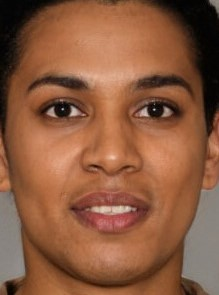
#> input picture Landmark Detection/face.jpg, 219 x 295 px, given in place of the camera
$ jupyter execute 'MouthCornersLocalization .ipynb'   (older library calls are emulated)
#> lines starting #> are read from the running program, lines starting #| are printed output that depends on the picture; after the words box and inside, x2 and y2 are one past the last pixel; in counts of white or black regions, pixels touching at a corner belong together
[cell 1]
import numpy as np
import sys, os
import matplotlib.image as mpimg
import matplotlib.pyplot as plt
from skimage.color import rgb2gray
from skimage import measure
import cv2
from skimage import morphology
from skimage.morphology import disk, square, dilation, erosion
from skimage import data
from skimage.feature import Cascade
from EyeCenterLocator import EyeCenterLocator
from FaceAligner import FaceAligner
import imutils
from scipy import signal
from skimage import filters
from skimage import feature
import skimage.io as io
from scipy import fftpack
from scipy.signal import convolve2d
from skimage.util import random_noise
from skimage.exposure import rescale_intensity
from PIL import Image
import requests

[cell 2]
def skinDetection(sourceImage):
    min_YCrCb = np.array([0,133,77],np.uint8)
    max_YCrCb = np.array([255,173,127],np.uint8)

    # Convert image to YCrCb
    imageYCrCb = cv2.cvtColor(sourceImage,cv2.COLOR_RGB2YCR_CB)

    # Find region with skin tone in YCrCb image
    skinRegion = cv2.inRange(imageYCrCb,min_YCrCb,max_YCrCb)

    # Do contour detection on skin region
    contours, hierarchy = cv2.findContours(skinRegion, cv2.RETR_EXTERNAL, cv2.CHAIN_APPROX_SIMPLE)

    # Draw the contour on the source image
    max_contour_area = -1
    max_contour_index = -1
    for i, c in enumerate(contours):
        area = cv2.contourArea(c)
        if area > max_contour_area:
            max_contour_index = i
            max_contour_area = area
    sourceImage = np.zeros(sourceImage.shape).astype(sourceImage.dtype)
    if max_contour_index > -1:
        cv2.drawContours(sourceImage, contours, max_contour_index, (255, 255, 255), -1)
    sourceImage = cv2.cvtColor(sourceImage,cv2.COLOR_RGB2GRAY)
    return sourceImage

[cell 3]
def GetMouthMap(image_RGB):
    # transform the image to the YCbCr space
    image_YCrCb = cv2.cvtColor(image_RGB, cv2.COLOR_RGB2YCR_CB)

    # extracting YCbCr space components
    Y = image_YCrCb[:,:,0]
    Cr = np.asarray(image_YCrCb[:,:,1], np.int16)
    Cb = np.asarray(image_YCrCb[:,:,2], np.int16)

    skin = skinDetection(image_RGB)

    # calculating the MouthMap
    n = np.count_nonzero(skin==255)

    eta = 0

    try:
        v_1 = np.power(Cr[skin==255],2)
        v_1 =  v_1/(np.amax(v_1)/255.0)

        v_2 = np.divide(Cr[skin==255],Cb[skin==255])
        v_2 =  v_2/(np.amax(v_2)/255.0)

        eta = 0.95 * np.sum(v_1)/np.sum(v_2)
    except ValueError:  #raised if `v_1` is empty or `v_2`
        pass

    val_1 = np.power(Cr,2)
    val_1 = val_1/(np.amax(val_1)/255.0)

    val_2 = Cr/Cb
    val_2 = val_2/(np.amax(val_2)/255.0)

    MouthMap = val_1 * np.power(val_1 - eta * val_2, 2)
    MouthMap = MouthMap/(np.amax(MouthMap)/255.0)

    mask = disk(10)
    MouthMap = dilation(MouthMap, selem=mask)

    MouthMap = cv2.bitwise_and(MouthMap,  MouthMap,mask =skin)

    MouthMap = np.asarray(MouthMap, dtype='uint8')

    ret2,MouthMap = cv2.threshold(MouthMap,0,1,cv2.THRESH_BINARY+cv2.THRESH_OTSU)
    return MouthMap

[cell 4]
def MouthMapROI(image_RGB):
    mouth_ROI = face[2*face.shape[0]//3:face.shape[0],face.shape[1]//3:2*face.shape[1]//3]
    start_x = w//3
    start_y = 2*h//3
    mouth = GetMouthMap(mouth_ROI)
    contours, hierarchy = cv2.findContours(mouth, cv2.RETR_TREE, cv2.CHAIN_APPROX_SIMPLE)
    l = len(contours)
    #for contour in contours:
    x_c = 0
    y_c = 0
    w_c = 0
    h_c = 0
    if len(contours) > 0:
        x_c,y_c,w_c,h_c = cv2.boundingRect(contours[-1])
        x_c += (start_x)
        y_c += (start_y)
    return x_c,y_c,w_c,h_c

[cell 5]
haar_file = 'haarcascade_frontalface_default.xml'
webcam = cv2.VideoCapture(0)
face_cascade = cv2.CascadeClassifier(haar_file)
while True:
    (_, im) = webcam.read()
#> im is the input picture: shape (295, 219, 3); mean B, G, R 63.3, 90.4, 139.4
    gray = cv2.cvtColor(im, cv2.COLOR_BGR2GRAY)
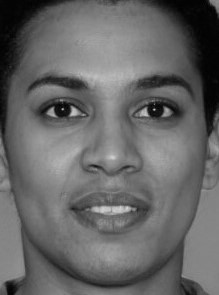
#> gray: shape (295, 219); min 0, max 210, mean 102
    faces = face_cascade.detectMultiScale(gray, 1.3, 4)
#> faces = [[17, 37, 192, 192]]
    l = 0
    for (x, y, w, h) in faces:
        face = cv2.cvtColor(im[y :y + h , x :x + w ], cv2.COLOR_BGR2RGB)
        cv2.rectangle(im, (x, y), (x + w, y + h), (255, 0, 0), 2)
        x_c,y_c,w_c,h_c  = MouthMapROI(face)
        x_c += (x)
        y_c += (y)

        im = cv2.circle(im, (x_c, y_c + h_c//2), 2, (255,0,255), -1)
        im = cv2.circle(im, (x_c + w_c, y_c + h_c//2), 2, (255,0,255), -1)

        #im = cv2.rectangle(im, (x_c, y_c), (x_c + w_c, y_c + h_c), (255, 255, 0), 2)
        break
#> this loop made 1 pass
#> (x, y, w, h, start_x in MouthMapROI, start_y in MouthMapROI) on pass 1: (17, 37, 192, 192, 64, 128)
#> pass 1, `face = cv2.cvtColor(im[y :y + h , x :x + w ], cv2.COLOR_BGR2RGB)`:
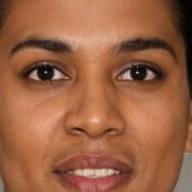
#> face: shape (192, 192, 3); mean R, G, B 154.9, 98, 67.7
#> pass 1, in MouthMapROI, `mouth_ROI = face[2*face.shape[0]//3:face.shape[0],face.shape[1]//3:2*f..`:
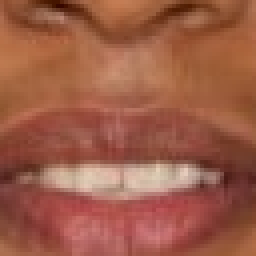
#> mouth_ROI: shape (64, 64, 3) (shown 4 times larger); mean R, G, B 156.7, 92.2, 70.9
#> pass 1, in GetMouthMap, `Y = image_YCrCb[:,:,0]`:
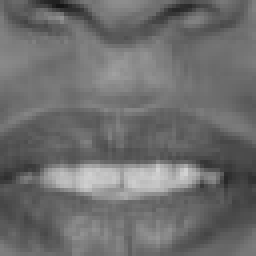
#> Y: shape (64, 64) (shown 4 times larger); min 21, max 210, mean 109.1
#> after the loop:
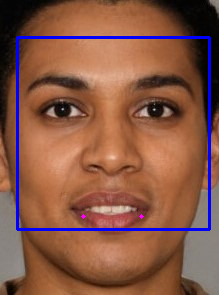
#> im: shape (295, 219, 3); 3.6% of pixels changed, all inside (x1, y1, x2, y2) = (16, 36, 211, 231)
    cv2.imshow('output',im)
    key = cv2.waitKey(10)
#> (key Esc is pressed here)
    if key == 27:
        break

cv2.destroyAllWindows()
webcam.release()
